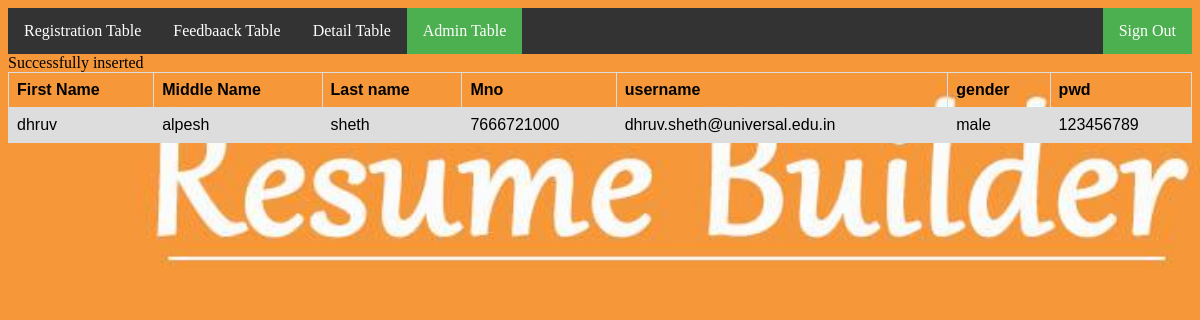
/tabledataadmin.php, run on the app's committed database.
### tables this page shows
CREATE TABLE `adminreg` (
  `fname` varchar(255) NOT NULL,
  `mname` varchar(255) NOT NULL,
  `lname` varchar(255) NOT NULL,
  `mno` bigint(15) NOT NULL,
  `username` varchar(255) NOT NULL,
  `gender` varchar(255) NOT NULL,
  `pwd` varchar(255) NOT NULL
);

### tabledataadmin.php (the view, shortened to what this page needs)
<html>
<head>
</head>
<body>
<ul>
  <li><a href="tabledatareg.php">Registration Table</a></li>
  <li><a href="tabledatafeedback.php">Feedbaack Table</a></li>
  <li><a href="tabledatadetail.php">Detail Table</a></li>
  <li><a class="active" href="tabledfeedbackmin.php">Admin Table</a></li>
<li style="float:right"><a class="active" href="home.html">Sign Out</a></li>
</ul>
</body>
<body>
<head>
</head>
<head>
</head>
<?php
include"connect.php";
$query="select * from adminreg";
$res=mysqli_query($conn,$query);
?>
<table>
<tr>
   <th>First Name</th>
    <th>Middle Name</th>
   <th>Last name</th>
<th>Mno</th>
<th>username</th>
<th>gender</th>
<th>pwd</th>
</tr>
<?php
while($row=mysqli_fetch_array($res))
{
echo "<tr>";
echo "<td>".$row['fname']."</td>";
echo "<td>".$row['mname']."</td>";
echo "<td>".$row['lname']."</td>";
echo "<td>".$row['mno']."</td>";
echo "<td>".$row['username']."</td>";
echo "<td>".$row['gender']."</td>";
echo "<td>".$row['pwd']."</td>";
echo "</tr>";
}
?>
</table>
</body>
</html>

### tabledataadmin.php (style rules this page uses)
ul { list-style-type: none; margin: 0; padding: 0; overflow: hidden; background-color: #333; }
li { float: left; }
li a { display: block; color: white; text-align: center; padding: 14px 16px; text-decoration: none; }
.active { background-color: #4CAF50; }
table { font-family: arial, sans-serif; border-collapse: collapse; width: 100%; }
td, th { border: 1px solid #dddddd; text-align: left; padding: 8px; }
tr:nth-child(even) { background-color: #dddddd; }
body { background-image: url('1.jpeg'); background-repeat: no-repeat; background-attachment: fixed; background-size: cover; }

### data on the page
adminreg: fname "dhruv", mname "alpesh", lname "sheth", mno "7666721000", username "dhruv.sheth@universal.edu.in", gender "male", pwd "123456789"
